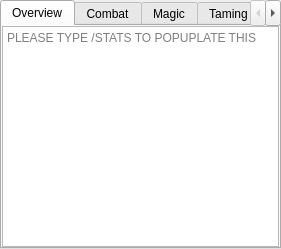
<?xml version="1.0" encoding="UTF-8"?>
<ui version="4.0">
 <class>hudStats</class>
 <widget class="QWidget" name="hudStats">
  <property name="geometry">
   <rect>
    <x>0</x>
    <y>0</y>
    <width>281</width>
    <height>249</height>
   </rect>
  </property>
  <property name="sizePolicy">
   <sizepolicy hsizetype="Maximum" vsizetype="Maximum">
    <horstretch>0</horstretch>
    <verstretch>0</verstretch>
   </sizepolicy>
  </property>
  <property name="focusPolicy">
   <enum>Qt::ClickFocus</enum>
  </property>
  <property name="windowTitle">
   <string>Form</string>
  </property>
  <layout class="QGridLayout" name="gridLayout">
   <property name="leftMargin">
    <number>0</number>
   </property>
   <property name="topMargin">
    <number>0</number>
   </property>
   <property name="rightMargin">
    <number>0</number>
   </property>
   <property name="bottomMargin">
    <number>0</number>
   </property>
   <property name="spacing">
    <number>0</number>
   </property>
   <item row="0" column="0">
    <widget class="QTabWidget" name="tabStatsTab">
     <property name="sizePolicy">
      <sizepolicy hsizetype="Expanding" vsizetype="Expanding">
       <horstretch>0</horstretch>
       <verstretch>0</verstretch>
      </sizepolicy>
     </property>
     <property name="maximumSize">
      <size>
       <width>16777215</width>
       <height>16777215</height>
      </size>
     </property>
     <property name="layoutDirection">
      <enum>Qt::LeftToRight</enum>
     </property>
     <property name="currentIndex">
      <number>0</number>
     </property>
     <widget class="QWidget" name="tabStatsOverview">
      <attribute name="title">
       <string>Overview</string>
      </attribute>
      <layout class="QGridLayout" name="gridLayout_2">
       <property name="leftMargin">
        <number>0</number>
       </property>
       <property name="topMargin">
        <number>0</number>
       </property>
       <property name="rightMargin">
        <number>0</number>
       </property>
       <property name="bottomMargin">
        <number>0</number>
       </property>
       <property name="spacing">
        <number>0</number>
       </property>
       <item row="0" column="0">
        <widget class="QTextEdit" name="txtOverview">
         <property name="contextMenuPolicy">
          <enum>Qt::NoContextMenu</enum>
         </property>
         <property name="readOnly">
          <bool>true</bool>
         </property>
         <property name="placeholderText">
          <string>PLEASE TYPE /STATS TO POPUPLATE THIS</string>
         </property>
        </widget>
       </item>
      </layout>
     </widget>
     <widget class="QWidget" name="tabStatsCombat">
      <attribute name="title">
       <string>Combat</string>
      </attribute>
      <layout class="QHBoxLayout" name="horizontalLayout_8">
       <property name="spacing">
        <number>1</number>
       </property>
       <property name="leftMargin">
        <number>1</number>
       </property>
       <property name="topMargin">
        <number>1</number>
       </property>
       <property name="rightMargin">
        <number>1</number>
       </property>
       <property name="bottomMargin">
        <number>1</number>
       </property>
       <item>
        <widget class="QTableWidget" name="tblCombatStats">
         <property name="sizeAdjustPolicy">
          <enum>QAbstractScrollArea::AdjustToContentsOnFirstShow</enum>
         </property>
         <property name="editTriggers">
          <set>QAbstractItemView::NoEditTriggers</set>
         </property>
         <property name="columnCount">
          <number>2</number>
         </property>
         <attribute name="horizontalHeaderDefaultSectionSize">
          <number>50</number>
         </attribute>
         <attribute name="horizontalHeaderMinimumSectionSize">
          <number>10</number>
         </attribute>
         <attribute name="horizontalHeaderStretchLastSection">
          <bool>true</bool>
         </attribute>
         <attribute name="verticalHeaderMinimumSectionSize">
          <number>10</number>
         </attribute>
         <attribute name="verticalHeaderStretchLastSection">
          <bool>false</bool>
         </attribute>
         <column>
          <property name="text">
           <string>Stat</string>
          </property>
         </column>
         <column>
          <property name="text">
           <string>Value</string>
          </property>
         </column>
        </widget>
       </item>
      </layout>
     </widget>
     <widget class="QWidget" name="tabStatsMagic">
      <attribute name="title">
       <string>Magic</string>
      </attribute>
      <layout class="QHBoxLayout" name="horizontalLayout_10">
       <property name="spacing">
        <number>1</number>
       </property>
       <property name="leftMargin">
        <number>1</number>
       </property>
       <property name="topMargin">
        <number>1</number>
       </property>
       <property name="rightMargin">
        <number>1</number>
       </property>
       <property name="bottomMargin">
        <number>1</number>
       </property>
       <item>
        <widget class="QTableWidget" name="tblMagicStats">
         <property name="sizeAdjustPolicy">
          <enum>QAbstractScrollArea::AdjustIgnored</enum>
         </property>
         <property name="editTriggers">
          <set>QAbstractItemView::NoEditTriggers</set>
         </property>
         <attribute name="horizontalHeaderDefaultSectionSize">
          <number>50</number>
         </attribute>
         <attribute name="horizontalHeaderMinimumSectionSize">
          <number>10</number>
         </attribute>
         <attribute name="horizontalHeaderStretchLastSection">
          <bool>true</bool>
         </attribute>
         <attribute name="verticalHeaderMinimumSectionSize">
          <number>10</number>
         </attribute>
         <column>
          <property name="text">
           <string>Stat</string>
          </property>
         </column>
         <column>
          <property name="text">
           <string>Value</string>
          </property>
         </column>
        </widget>
       </item>
      </layout>
     </widget>
     <widget class="QWidget" name="tabStatsTaming">
      <attribute name="title">
       <string>Taming</string>
      </attribute>
      <layout class="QHBoxLayout" name="horizontalLayout_9">
       <property name="spacing">
        <number>1</number>
       </property>
       <property name="leftMargin">
        <number>1</number>
       </property>
       <property name="topMargin">
        <number>1</number>
       </property>
       <property name="rightMargin">
        <number>1</number>
       </property>
       <property name="bottomMargin">
        <number>1</number>
       </property>
       <item>
        <widget class="QTableWidget" name="tblTamingStats">
         <property name="sizeAdjustPolicy">
          <enum>QAbstractScrollArea::AdjustIgnored</enum>
         </property>
         <property name="editTriggers">
          <set>QAbstractItemView::NoEditTriggers</set>
         </property>
         <attribute name="horizontalHeaderDefaultSectionSize">
          <number>50</number>
         </attribute>
         <attribute name="horizontalHeaderMinimumSectionSize">
          <number>10</number>
         </attribute>
         <attribute name="horizontalHeaderStretchLastSection">
          <bool>true</bool>
         </attribute>
         <attribute name="verticalHeaderMinimumSectionSize">
          <number>10</number>
         </attribute>
         <column>
          <property name="text">
           <string>Stat</string>
          </property>
         </column>
         <column>
          <property name="text">
           <string>Value</string>
          </property>
         </column>
        </widget>
       </item>
      </layout>
     </widget>
     <widget class="QWidget" name="tabStatsCrafting">
      <attribute name="title">
       <string>Crafting</string>
      </attribute>
      <layout class="QHBoxLayout" name="horizontalLayout_7">
       <property name="spacing">
        <number>1</number>
       </property>
       <property name="leftMargin">
        <number>1</number>
       </property>
       <property name="topMargin">
        <number>1</number>
       </property>
       <property name="rightMargin">
        <number>1</number>
       </property>
       <property name="bottomMargin">
        <number>1</number>
       </property>
       <item>
        <widget class="QTableWidget" name="tblCraftingStats">
         <property name="sizeAdjustPolicy">
          <enum>QAbstractScrollArea::AdjustIgnored</enum>
         </property>
         <property name="editTriggers">
          <set>QAbstractItemView::NoEditTriggers</set>
         </property>
         <property name="alternatingRowColors">
          <bool>false</bool>
         </property>
         <property name="columnCount">
          <number>2</number>
         </property>
         <attribute name="horizontalHeaderDefaultSectionSize">
          <number>50</number>
         </attribute>
         <attribute name="horizontalHeaderMinimumSectionSize">
          <number>10</number>
         </attribute>
         <attribute name="horizontalHeaderStretchLastSection">
          <bool>true</bool>
         </attribute>
         <attribute name="verticalHeaderMinimumSectionSize">
          <number>10</number>
         </attribute>
         <column>
          <property name="text">
           <string>Stat</string>
          </property>
         </column>
         <column>
          <property name="text">
           <string>Value</string>
          </property>
         </column>
        </widget>
       </item>
      </layout>
     </widget>
     <widget class="QWidget" name="tabStatsStatus">
      <attribute name="title">
       <string>Status</string>
      </attribute>
      <layout class="QHBoxLayout" name="horizontalLayout_6">
       <property name="spacing">
        <number>1</number>
       </property>
       <property name="leftMargin">
        <number>1</number>
       </property>
       <property name="topMargin">
        <number>1</number>
       </property>
       <property name="rightMargin">
        <number>1</number>
       </property>
       <property name="bottomMargin">
        <number>1</number>
       </property>
       <item>
        <widget class="QTableWidget" name="tblStatusStats">
         <property name="sizeAdjustPolicy">
          <enum>QAbstractScrollArea::AdjustIgnored</enum>
         </property>
         <property name="editTriggers">
          <set>QAbstractItemView::NoEditTriggers</set>
         </property>
         <property name="columnCount">
          <number>2</number>
         </property>
         <attribute name="horizontalHeaderDefaultSectionSize">
          <number>50</number>
         </attribute>
         <attribute name="horizontalHeaderMinimumSectionSize">
          <number>10</number>
         </attribute>
         <attribute name="horizontalHeaderStretchLastSection">
          <bool>true</bool>
         </attribute>
         <attribute name="verticalHeaderMinimumSectionSize">
          <number>10</number>
         </attribute>
         <column>
          <property name="text">
           <string>Stat</string>
          </property>
         </column>
         <column>
          <property name="text">
           <string>Value</string>
          </property>
         </column>
        </widget>
       </item>
      </layout>
     </widget>
     <widget class="QWidget" name="tabStatsMisc">
      <attribute name="title">
       <string>Miscellaneous</string>
      </attribute>
      <layout class="QHBoxLayout" name="horizontalLayout_5">
       <property name="spacing">
        <number>1</number>
       </property>
       <property name="leftMargin">
        <number>1</number>
       </property>
       <property name="topMargin">
        <number>1</number>
       </property>
       <property name="rightMargin">
        <number>1</number>
       </property>
       <property name="bottomMargin">
        <number>1</number>
       </property>
       <item>
        <widget class="QTableWidget" name="tblMiscStats">
         <property name="editTriggers">
          <set>QAbstractItemView::NoEditTriggers</set>
         </property>
         <property name="columnCount">
          <number>2</number>
         </property>
         <attribute name="horizontalHeaderDefaultSectionSize">
          <number>44</number>
         </attribute>
         <attribute name="horizontalHeaderHighlightSections">
          <bool>false</bool>
         </attribute>
         <attribute name="horizontalHeaderMinimumSectionSize">
          <number>10</number>
         </attribute>
         <attribute name="horizontalHeaderStretchLastSection">
          <bool>true</bool>
         </attribute>
         <attribute name="verticalHeaderMinimumSectionSize">
          <number>10</number>
         </attribute>
         <column>
          <property name="text">
           <string>Stat</string>
          </property>
         </column>
         <column>
          <property name="text">
           <string>Value</string>
          </property>
         </column>
        </widget>
       </item>
      </layout>
     </widget>
    </widget>
   </item>
  </layout>
 </widget>
 <resources/>
 <connections/>
</ui>
